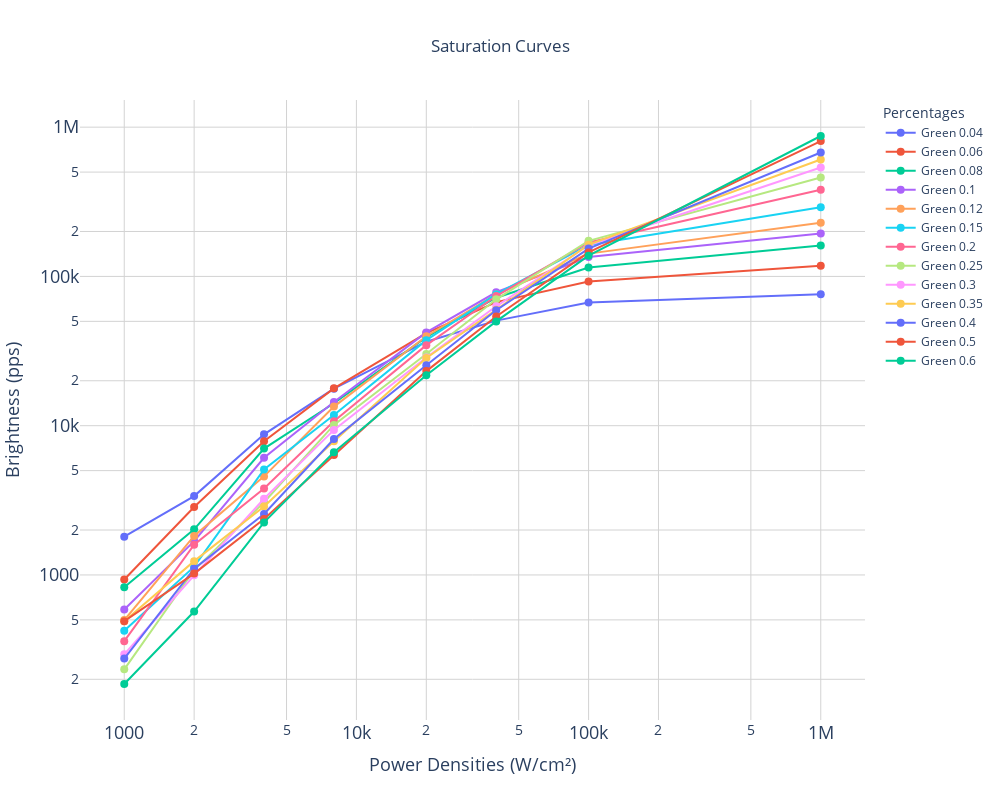

This figure's notebook cell:
### Code cell
from SaturationCurves import SaturationPlot

file_path = 'myC_05_10_2024_1.pkl'

with open(file_path, 'rb') as f:
    mydata = pickle.load(f)

plot = SaturationPlot(mydata)
plot.generate_plot(output_file='saturation_plot.html')

### Figure 1 — Plotly figure (JSON) as saved in the notebook; plotly's stock layout.template omitted (floating-point values rounded to 4 significant figures)
{"data": [{"marker": {"size": 8}, "mode": "lines+markers", "name": "Green 0.04", "type": "scatter", "x": [1000, 2000, 4000, 8000, 20000, 40000, 100000, 1000000], "y": [1805.0, 3376.0, 8757.0, 17700.0, 36540.0, 50570.0, 66860.0, 75850.0]}, {"marker": {"size": 8}, "mode": "lines+markers", "name": "Green 0.06", "type": "scatter", "x": [1000, 2000, 4000, 8000, 20000, 40000, 100000, 1000000], "y": [933.1, 2853.0, 7871.0, 17790.0, 41720.0, 67260.0, 92580.0, 118000.0]}, {"marker": {"size": 8}, "mode": "lines+markers", "name": "Green 0.08", "type": "scatter", "x": [1000, 2000, 4000, 8000, 20000, 40000, 100000, 1000000], "y": [826.2, 2022.0, 7022.0, 14130.0, 39170.0, 72000.0, 114800.0, 160900.0]}, {"marker": {"size": 8}, "mode": "lines+markers", "name": "Green 0.1", "type": "scatter", "x": [1000, 2000, 4000, 8000, 20000, 40000, 100000, 1000000], "y": [587.5, 1685.0, 6096.0, 14420.0, 42170.0, 78300.0, 134900.0, 194000.0]}, {"marker": {"size": 8}, "mode": "lines+markers", "name": "Green 0.12", "type": "scatter", "x": [1000, 2000, 4000, 8000, 20000, 40000, 100000, 1000000], "y": [498.8, 1826.0, 4575.0, 13420.0, 39730.0, 75920.0, 142200.0, 229200.0]}, {"marker": {"size": 8}, "mode": "lines+markers", "name": "Green 0.15", "type": "scatter", "x": [1000, 2000, 4000, 8000, 20000, 40000, 100000, 1000000], "y": [423.1, 1136.0, 5089.0, 11810.0, 37420.0, 76050.0, 162600.0, 290700.0]}, {"marker": {"size": 8}, "mode": "lines+markers", "name": "Green 0.2", "type": "scatter", "x": [1000, 2000, 4000, 8000, 20000, 40000, 100000, 1000000], "y": [360.0, 1595.0, 3795.0, 10700.0, 34650.0, 73880.0, 169000.0, 380700.0]}, {"marker": {"size": 8}, "mode": "lines+markers", "name": "Green 0.25", "type": "scatter", "x": [1000, 2000, 4000, 8000, 20000, 40000, 100000, 1000000], "y": [233.3, 1079.0, 3070.0, 10120.0, 30220.0, 70270.0, 173100.0, 459500.0]}, {"marker": {"size": 8}, "mode": "lines+markers", "name": "Green 0.3", "type": "scatter", "x": [1000, 2000, 4000, 8000, 20000, 40000, 100000, 1000000], "y": [293.8, 994.6, 3239.0, 9370.0, 28600.0, 63060.0, 161900.0, 537200.0]}, {"marker": {"size": 8}, "mode": "lines+markers", "name": "Green 0.35", "type": "scatter", "x": [1000, 2000, 4000, 8000, 20000, 40000, 100000, 1000000], "y": [489.0, 1238.0, 2870.0, 7858.0, 28430.0, 59830.0, 163200.0, 607300.0]}, {"marker": {"size": 8}, "mode": "lines+markers", "name": "Green 0.4", "type": "scatter", "x": [1000, 2000, 4000, 8000, 20000, 40000, 100000, 1000000], "y": [275.4, 1101.0, 2559.0, 8139.0, 25410.0, 59320.0, 153700.0, 676500.0]}, {"marker": {"size": 8}, "mode": "lines+markers", "name": "Green 0.5", "type": "scatter", "x": [1000, 2000, 4000, 8000, 20000, 40000, 100000, 1000000], "y": [490.3, 1021.0, 2371.0, 6365.0, 23210.0, 53860.0, 144800.0, 806600.0]}, {"marker": {"size": 8}, "mode": "lines+markers", "name": "Green 0.6", "type": "scatter", "x": [1000, 2000, 4000, 8000, 20000, 40000, 100000, 1000000], "y": [186.0, 568.6, 2250.0, 6639.0, 21770.0, 49960.0, 137700.0, 872600.0]}], "layout": {"height": 800, "legend": {"title": {"text": "Percentages"}}, "title": {"text": "Saturation Curves", "x": 0.5, "y": 0.95}, "width": 1000, "xaxis": {"gridcolor": "lightgrey", "showgrid": true, "tickfont": {"size": 18}, "title": {"font": {"size": 18}, "text": "Power Densities (W/cm²)"}, "type": "log"}, "yaxis": {"gridcolor": "lightgrey", "showgrid": true, "tickfont": {"size": 18}, "title": {"font": {"size": 18}, "text": "Brightness (pps)"}, "type": "log"}}}
